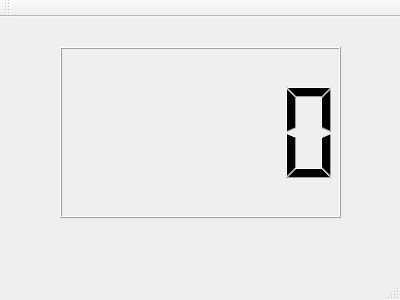
<?xml version="1.0" encoding="UTF-8"?>
<ui version="4.0">
 <class>MainWindow</class>
 <widget class="QMainWindow" name="MainWindow">
  <property name="geometry">
   <rect>
    <x>0</x>
    <y>0</y>
    <width>400</width>
    <height>300</height>
   </rect>
  </property>
  <property name="windowTitle">
   <string>MainWindow</string>
  </property>
  <widget class="QWidget" name="centralWidget">
   <widget class="QLCDNumber" name="lcdNumber">
    <property name="geometry">
     <rect>
      <x>60</x>
      <y>30</y>
      <width>281</width>
      <height>171</height>
     </rect>
    </property>
   </widget>
  </widget>
  <widget class="QMenuBar" name="menuBar">
   <property name="geometry">
    <rect>
     <x>0</x>
     <y>0</y>
     <width>400</width>
     <height>25</height>
    </rect>
   </property>
  </widget>
  <widget class="QToolBar" name="mainToolBar">
   <attribute name="toolBarArea">
    <enum>TopToolBarArea</enum>
   </attribute>
   <attribute name="toolBarBreak">
    <bool>false</bool>
   </attribute>
  </widget>
  <widget class="QStatusBar" name="statusBar"/>
 </widget>
 <layoutdefault spacing="6" margin="11"/>
 <resources/>
 <connections/>
</ui>
